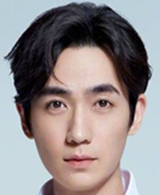
#> input picture 4_Morphing/data/zhuzhu_c.png, 160 x 195 px, found by its file name
$ jupyter execute --allow-errors morphing.ipynb   (Python 2 division)
#> lines starting #> are read from the running program, lines starting #| are printed output that depends on the picture
### 4_Morphing/facepp.py
# -*- coding: utf-8 -*-

"""a simple facepp sdk
example:
api = API(key, secret)
api.detect(img = File('/tmp/test.jpg'))"""

__all__ = ['File', 'APIError', 'API']


DEBUG_LEVEL = 1

import sys
import socket
import urllib2
from urllib2 import urlopen, Request

import json
import os.path
import itertools
import mimetools

import mimetypes
import time
import tempfile
from collections import Iterable


class File(object):

    """an object representing a local file"""
    path = None
    content = None

    def __init__(self, path):
        self.path = path
        self._get_content()

    def _get_content(self):
        """read image content"""

        if os.path.getsize(self.path) > 2 * 1024 * 1024:
            raise APIError(-1, None, 'image file size too large')
        else:
            with open(self.path, 'rb') as f:
                self.content = f.read()

    def get_filename(self):
        return os.path.basename(self.path)


class APIError(Exception):
    code = None
    """HTTP status code"""

    url = None
    """request URL"""

    body = None
    """server response body; or detailed error information"""

    # [4 lines left out: function __init__, not called in this run]

    def __str__(self):
        return 'code={s.code}\nurl={s.url}\n{s.body}'.format(s=self)

    __repr__ = __str__


class API(object):
    key = None
    secret = None
    server = 'https://api-cn.faceplusplus.com/facepp/v3/'

    decode_result = True
    timeout = None
    max_retries = None
    retry_delay = None

    def __init__(self, key, secret, srv=None,
                 decode_result=True, timeout=30, max_retries=10,
                 retry_delay=5):
        """:param srv: The API server address
        :param decode_result: whether to json_decode the result
        :param timeout: HTTP request timeout in seconds
        :param max_retries: maximal number of retries after catching URL error
            or socket error
        :param retry_delay: time to sleep before retrying"""
        self.key = key
        self.secret = secret
        if srv:
            self.server = srv
        self.decode_result = decode_result
        assert timeout >= 0 or timeout is None
        assert max_retries >= 0
        self.timeout = timeout
        self.max_retries = max_retries
        self.retry_delay = retry_delay

        _setup_apiobj(self, self, [])

    # [4 lines left out: function update_request, not called in this run]


def _setup_apiobj(self, api, path):
    if self is not api:
        self._api = api
        self._urlbase = api.server + '/'.join(path)

    lvl = len(path)
    done = set()
    for i in _APIS:
        if len(i) <= lvl:
            continue
        cur = i[lvl]
        if i[:lvl] == path and cur not in done:
            done.add(cur)
            setattr(self, cur, _APIProxy(api, i[:lvl + 1]))


class _APIProxy(object):
    _api = None
    """underlying :class:`API` object"""

    _urlbase = None

    def __init__(self, api, path):
        _setup_apiobj(self, api, path)

    def __call__(self, *args, **kargs):
        if len(args):
            raise TypeError('Only keyword arguments are allowed')
        form = _MultiPartForm()
        for (k, v) in kargs.iteritems():
            if isinstance(v, File):
                form.add_file(k, v.get_filename(), v.content)

        url = self._urlbase
        for k, v in self._mkarg(kargs).iteritems():
            form.add_field(k, v)

        request = urllib2.Request(url)
        body = str(form)
        request.add_header('Content-type', form.get_content_type())
        request.add_header('Content-length', str(len(body)))
        request.add_data(body)

        self._api.update_request(request)

        retry = self._api.max_retries
        while True:
            retry -= 1
            try:
                ret = urllib2.urlopen(request, timeout=self._api.timeout).read()
                break
            except urllib2.HTTPError as e:
                raise APIError(e.code, url, e.read())
            except (socket.error, urllib2.URLError) as e:
                if retry < 0:
                    raise e
                _print_debug('caught error: {}; retrying'.format(e))
                time.sleep(self._api.retry_delay)

        if self._api.decode_result:
            try:
                ret = json.loads(ret)
            except:
                raise APIError(-1, url, 'json decode error, value={0!r}'.format(ret))
        return ret

    # [20 lines left out: function _mkarg, not called in this run]


# ref: http://www.doughellmann.com/PyMOTW/urllib2/
class _MultiPartForm(object):

    """Accumulate the data to be used when posting a form."""

    def __init__(self):
        self.form_fields = []
        self.files = []
        self.boundary = mimetools.choose_boundary()
        return

    def get_content_type(self):
        return 'multipart/form-data; boundary=%s' % self.boundary

    # [46 lines left out: functions add_field, add_file, __str__, not called in this run]


def _print_debug(msg):
    if DEBUG_LEVEL:
        sys.stderr.write(str(msg) + '\n')

_APIS = [
    '/detect',
    '/compare',
    '/search',
    '/faceset/create',
    '/faceset/addface',
    '/faceset/removeface',
    '/faceset/update',
    '/faceset/getdetail',
    '/faceset/delete',
    '/faceset/getfacesets',
    '/face/analyze',
    '/face/getdetail',
    '/face/setuserid'
]

_APIS = [i.split('/')[1:] for i in _APIS]

### 4_Morphing/morphing.ipynb
[cell 1]
import numpy as np
import cv2
from PIL import Image
import sys
import matplotlib.pyplot as plt


# [119 lines left out: functions readPoints, load_data, affineTransform, DelaunaryTriangles, morphing, add_margin_Points and 1 more, not called in this run]

#Invoke face++ api to detect the feature points
def facedetect(path):
    API_KEY = "RuF7pDgXRAl0EfZjZrWIYElt_QoO-XhN"
    API_SECRET = "lpUhYiPv8dSdFgMyjkaBKvO2X1nbKzv1"
    from facepp import API, File
    api = API(API_KEY, API_SECRET)
    result = api.detect(image_file=File(path),return_landmark=1)
    #we only detect face feature points
    landmarks = result['faces'][0]['landmark']
    feature_dict = {}
    for k,v in landmarks.iteritems():
        feature_dict[k] = np.array([v['x'],v['y']])
    return feature_dict

#The function is invoked by the run.py
# [41 lines left out: function morphingAction, not called in this run]

[cell 2]
#Example 1:Morphed the images directly

Imgi = np.array(Image.open('C:/Users/acer/Desktop/img/zhuzhu_c.png'))
#> Imgi is the input picture: shape (195, 160, 4); mean R, G, B, A 147, 139.1, 139.6, 255
Imgj = np.array(Image.open('C:/Users/acer/Desktop/img/baibai_c.png'))
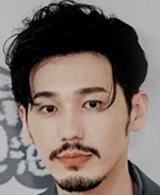
#> input picture 4_Morphing/data/baibai_c.png, 160 x 195 px, found by its file name
#> Imgj is the input picture: shape (195, 160, 4); mean R, G, B, A 123.1, 110.4, 103.8, 255
Imgm=Imgi
for i in range(Imgi.shape[0]):
    for j in range(Imgj.shape[1]):
        for m in range(4):
            Imgm[i,j][m]=0.5*Imgi[i,j][m]+0.5*Imgj[i,j][m]
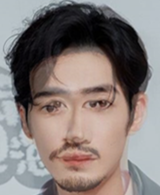
#> Imgm: shape (195, 160, 4); mean R, G, B, A 134.8, 124.5, 121.5, 255

plt.subplot(131)
plt.imshow(Imgi)
plt.title('Image I')
plt.axis('off')
plt.subplot(132)
plt.imshow(Imgm)
plt.title('Image M')
plt.axis('off')
plt.subplot(133)
plt.imshow(Imgj)
plt.title('Image J')
plt.axis('off')
plt.show()
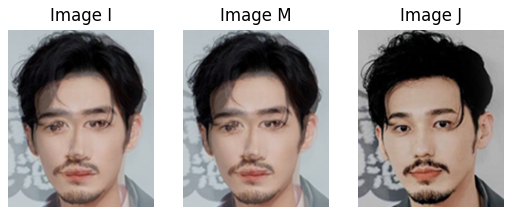
#> figure drawn by matplotlib, 3 panels

#> (a cell that did not finish here is left out)

Imgi = np.array(Image.open('C:/Users/acer/Desktop/img/zhuzhu_c.png'))
facePointj=facedetect('C:/Users/acer/Desktop/img/baibai_c.png')
imgj = np.array(Image.open('C:/Users/acer/Desktop/img/baibai_c.png'))

#Only show the 8 margin points
# [12 lines left out: function only_margin_points, not called in this run]

#Show the 20 feature points and the morphed results
plt.figure(figsize=(12,16))
keys1=[u'right_eye_top',u'right_eye_bottom',u'right_eye_left_corner',u'right_eye_right_corner',u'right_eye_pupil',u'right_eyebrow_left_corner',
       u'right_eyebrow_right_corner',u'right_eyebrow_upper_middle', u'left_eye_top',u'left_eye_bottom',u'left_eye_left_corner',u'left_eye_right_corner',
       u'left_eye_pupil',u'left_eyebrow_left_corner',u'left_eyebrow_right_corner',u'left_eyebrow_upper_middle',u'nose_right',u'nose_left', u'mouth_left_corner',u'mouth_right_corner']
plt.subplot(331)
plt.imshow(Imgi)
for key in keys1:
    plt.scatter(facePointi[key][0],facePointi[key][1],s=10,color='b',marker='x')
ano_points=only_margin_points(Imgi)
for i in range(8):
    plt.scatter(ano_points[i][0],ano_points[i][1],s=10,color='b',marker='x')
plt.axis('off')

plt.subplot(332)
plt.imshow(Imgj)
for key in keys1:
    plt.scatter(facePointj[key][0],facePointj[key][1],s=10,color='b',marker='x')
ano_points=only_margin_points(Imgj)
for i in range(8):
    plt.scatter(ano_points[i][0],ano_points[i][1],s=10,color='b',marker='x')
plt.axis('off')
plt.title('20 Face Feature Points And The Morphed Results(alpha=0.5)',fontsize=23)

plt.subplot(333)
Imgi_Points=[]
Imgj_Points=[]
for i in keys1:
    Imgi_Points.append(facePointi[i])
    Imgj_Points.append(facePointj[i])
Imgi_Points = np.array(Imgi_Points)
Imgj_Points = np.array(Imgj_Points)
Imgm=morphing(Imgi,Imgj,Imgi_Points,Imgj_Points,0.5)
plt.axis('off')
plt.imshow(Imgm)

#Show the 40 feature points and the morphed results
keys2=[u'right_eye_top',u'right_eye_bottom',u'right_eye_left_corner',u'right_eye_right_corner',u'right_eye_pupil',u'right_eyebrow_left_corner',
       u'right_eyebrow_right_corner',u'right_eyebrow_upper_middle', u'left_eye_top',u'left_eye_bottom',u'left_eye_left_corner',u'left_eye_right_corner',     u'left_eye_pupil',u'left_eyebrow_left_corner',u'left_eyebrow_right_corner',u'left_eyebrow_upper_middle',u'nose_right',u'nose_left', u'mouth_left_corner',u'mouth_right_corner',
       u'right_eyebrow_lower_left_quarter',u'right_eyebrow_lower_right_quarter', u'left_eyebrow_lower_left_quarter',u'left_eyebrow_lower_right_quarter', u'left_eye_upper_left_quarter',
       u'left_eye_upper_right_quarter',u'left_eye_lower_left_quarter', u'left_eye_lower_right_quarter', u'right_eye_upper_left_quarter', u'right_eye_upper_right_quarter',
       u'right_eye_lower_left_quarter', u'right_eye_lower_right_quarter', u'nose_contour_left1', u'nose_contour_right1', u'nose_contour_left1', u'nose_contour_right1',
       u'mouth_upper_lip_top', u'mouth_lower_lip_top', u'mouth_upper_lip_bottom', u'mouth_lower_lip_bottom']
plt.subplot(334)
plt.imshow(Imgi)
for key in keys2:
    plt.scatter(facePointi[key][0],facePointi[key][1],s=10,color='b',marker='x')
ano_points=only_margin_points(Imgi)
for i in range(8):
    plt.scatter(ano_points[i][0],ano_points[i][1],s=10,color='b',marker='x')
plt.axis('off')

plt.subplot(335)
plt.imshow(Imgj)
for key in keys2:
    plt.scatter(facePointj[key][0],facePointj[key][1],s=10,color='b',marker='x')
ano_points=only_margin_points(Imgj)
for i in range(8):
    plt.scatter(ano_points[i][0],ano_points[i][1],s=10,color='b',marker='x')
plt.axis('off')
plt.title('40 Face Feature Points And The Morphed Results(alpha=0.5)',fontsize=23)

plt.subplot(336)
Imgi_Points=[]
Imgj_Points=[]
for i in keys2:
    Imgi_Points.append(facePointi[i])
    Imgj_Points.append(facePointj[i])
Imgi_Points = np.array(Imgi_Points)
Imgj_Points = np.array(Imgj_Points)
Imgm=morphing(Imgi,Imgj,Imgi_Points,Imgj_Points,0.5)
plt.axis('off')
plt.imshow(Imgm)

#Show all the 83 feature points and the morphed results
plt.subplot(337)
plt.imshow(Imgi)
for key in facePointi.keys():
    plt.scatter(facePointi[key][0],facePointi[key][1],s=10,color='b',marker='x')
ano_points=only_margin_points(Imgi)
for i in range(8):
    plt.scatter(ano_points[i][0],ano_points[i][1],s=10,color='b',marker='x')
plt.axis('off')

plt.subplot(338)
plt.imshow(Imgj)
for key in facePointj.keys():
    plt.scatter(facePointj[key][0],facePointj[key][1],s=10,color='b',marker='*')
ano_points2=only_margin_points(Imgj)
for i in range(8):
    plt.scatter(ano_points2[i][0],ano_points2[i][1],s=10,color='b',marker='*')
plt.axis('off')
plt.title('all 83 Face Feature Points And The Morphed Results(alpha=0.5)',fontsize=23)

plt.subplot(339)
Imgi_Points = []
Imgj_Points = []
for key in facePointj:
    Imgi_Points.append(facePointi[key])
    Imgj_Points.append(facePointj[key])
Imgi_Points = np.array(Imgi_Points)
Imgj_Points = np.array(Imgj_Points)
Imgm=morphing(Imgi,Imgj,Imgi_Points,Imgj_Points,0.5)
plt.axis('off')
plt.imshow(Imgm)

plt.show()

[cell 4]
#Example 3:Delaunay Triangulation

Imgi_path = 'C:/Users/acer/Desktop/img/zhuzhu_c.png'
Imgj_path = 'C:/Users/acer/Desktop/img/baibai_c.png'

Imgi = np.array(Image.open(Imgi_path))
Imgj = np.array(Image.open(Imgj_path))

#> (the rest of this cell did not finish here and is left out)

Imgj_Dict = facedetect(Imgj_path)

Imgi_Points = []
Imgj_Points = []

for key in Imgj_Dict:
    Imgi_Points.append(Imgi_Dict[key])
    Imgj_Points.append(Imgj_Dict[key])
Imgi_Points = np.array(Imgi_Points)
Imgj_Points = np.array(Imgj_Points)

Imgi_Points = add_margin_Points(Imgi_Points,Imgi)
Imgj_Points = add_margin_Points(Imgj_Points,Imgj)
newShape = Imgj.shape
#Get the morph points on image M
Imgm_Points = (1-0.5)*Imgi_Points + 0.5*Imgj_Points
#The delaunary triangles are based on the Img J
TriangleIndList = DelaunaryTriangles((0,0,newShape[1],newShape[0]),Imgm_Points)

plt.figure(figsize=(6,8))
plt.subplot(121)
plt.imshow(Imgi)
for i in range(len(TriangleIndList)):
    for j in range(3):
        plt.plot([Imgi_Points[TriangleIndList[i][j-1]][0],Imgi_Points[TriangleIndList[i][j]][0]],[Imgi_Points[TriangleIndList[i][j-1]][1],Imgi_Points[TriangleIndList[i][j]][1]],c='b',lineWidth=0.5)
plt.axis('off')

plt.subplot(122)
plt.imshow(Imgj)
for i in range(len(TriangleIndList)):
    for j in range(3):
        plt.plot([Imgj_Points[TriangleIndList[i][j-1]][0],Imgj_Points[TriangleIndList[i][j]][0]],[Imgj_Points[TriangleIndList[i][j-1]][1],Imgj_Points[TriangleIndList[i][j]][1]],c='b',lineWidth=0.5)
plt.axis('off')
plt.show()

[cell 5]
#Example 4:Different Alpha

Imgi_path = 'C:/Users/acer/Desktop/img/zhuzhu_c.png'
Imgj_path = 'C:/Users/acer/Desktop/img/baibai_c.png'
Imgi = np.array(Image.open(Imgi_path))
Imgj = np.array(Image.open(Imgj_path))
#> (the rest of this cell did not finish here and is left out)

Imgj_Dict = facedetect(Imgj_path)

Imgi_Points = []
Imgj_Points = []

for key in Imgj_Dict:
    Imgi_Points.append(Imgi_Dict[key])
    Imgj_Points.append(Imgj_Dict[key])
Imgi_Points = np.array(Imgi_Points)
Imgj_Points = np.array(Imgj_Points)
plt.subplot(231)
plt.imshow(Imgi)
plt.axis('off')
plt.title('Image I')
plt.subplot(232)
Imgm2 = morphing(Imgi,Imgj,Imgi_Points,Imgj_Points,0.2)
plt.imshow(Imgm2)
plt.axis('off')
plt.title('alpha=0.2')
plt.subplot(233)
Imgm4 = morphing(Imgi,Imgj,Imgi_Points,Imgj_Points,0.4)
plt.imshow(Imgm4)
plt.axis('off')
plt.title('alpha=0.4')
plt.subplot(234)
Imgm6 = morphing(Imgi,Imgj,Imgi_Points,Imgj_Points,0.6)
plt.imshow(Imgm6)
plt.axis('off')
plt.title('alpha=0.6')
plt.subplot(235)
Imgm8 = morphing(Imgi,Imgj,Imgi_Points,Imgj_Points,0.8)
plt.imshow(Imgm8)
plt.axis('off')
plt.title('alpha=0.8')
plt.subplot(236)
plt.imshow(Imgj)
plt.axis('off')
plt.title('Image J')

plt.show()

[cell 6]
#Example 5:Different Initial Image

Imgi_path = 'C:/Users/acer/Desktop/img/zhuzhu_c.png'
Imgj_path = 'C:/Users/acer/Desktop/img/baibai_c.png'
Imgj2_path = 'C:/Users/acer/Desktop/img/change3.png'
Imgi = np.array(Image.open(Imgi_path))
Imgj = np.array(Image.open(Imgj_path))
Imgj2 = np.array(Image.open(Imgj2_path))
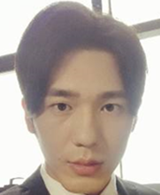
#> input picture 4_Morphing/data/change3.png, 160 x 195 px, found by its file name
#> Imgj2 is the input picture: shape (195, 160, 4); mean R, G, B, A 180.7, 169, 161.6, 255

#> (the rest of this cell did not finish here and is left out)

Imgj_Dict = facedetect(Imgj_path)
Imgj2_Dict = facedetect(Imgj2_path)

Imgi_Points = []
Imgj_Points = []
Imgj2_Points = []

for key in Imgj_Dict:
    Imgi_Points.append(Imgi_Dict[key])
    Imgj_Points.append(Imgj_Dict[key])
    Imgj2_Points.append(Imgj2_Dict[key])
Imgi_Points = np.array(Imgi_Points)
Imgj_Points = np.array(Imgj_Points)
Imgj2_Points = np.array(Imgj2_Points)

plt.subplot(231)
plt.imshow(Imgi)
plt.title('Image I',fontsize=10)
plt.axis('off')
plt.subplot(232)
plt.imshow(Imgj)
plt.title('Image J',fontsize=10)
plt.axis('off')
plt.subplot(233)
newimg=morphing(Imgi,Imgj,Imgi_Points,Imgj_Points,0.4)
plt.imshow(newimg)
plt.axis('off')
plt.title('Image M',fontsize=10)
plt.subplot(234)
plt.imshow(Imgi)
plt.axis('off')
plt.title('Image I',fontsize=10)
plt.subplot(235)
plt.imshow(Imgj2)
plt.axis('off')
plt.title('New Image J',fontsize=10)
plt.subplot(236)
newimg=morphing(Imgi,Imgj2,Imgi_Points,Imgj2_Points,0.4)
plt.imshow(newimg)
plt.axis('off')
plt.title('New Image M',fontsize=10)

plt.show()
